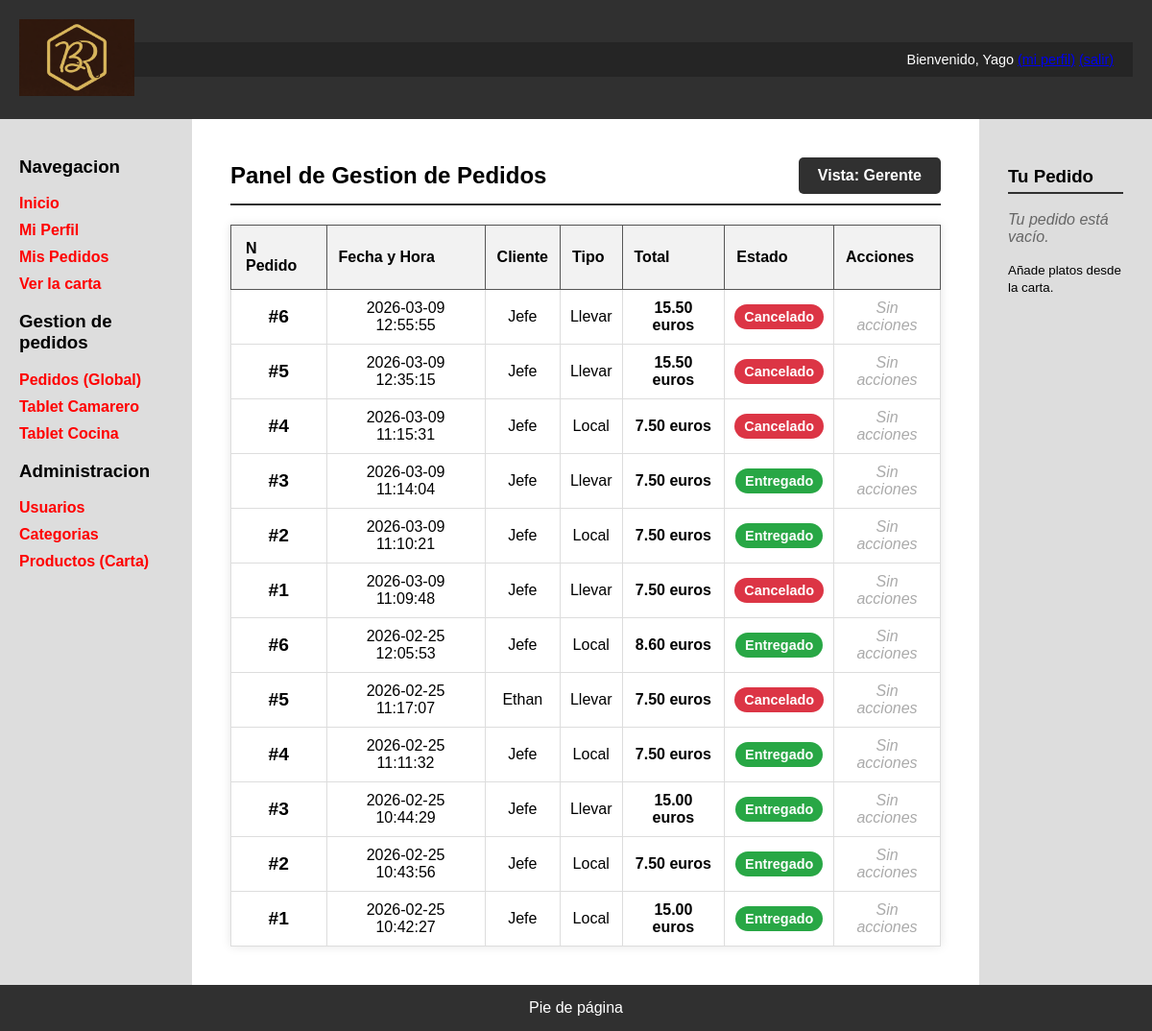
The app's page /gestion_pedidos.php (signed in), older data.
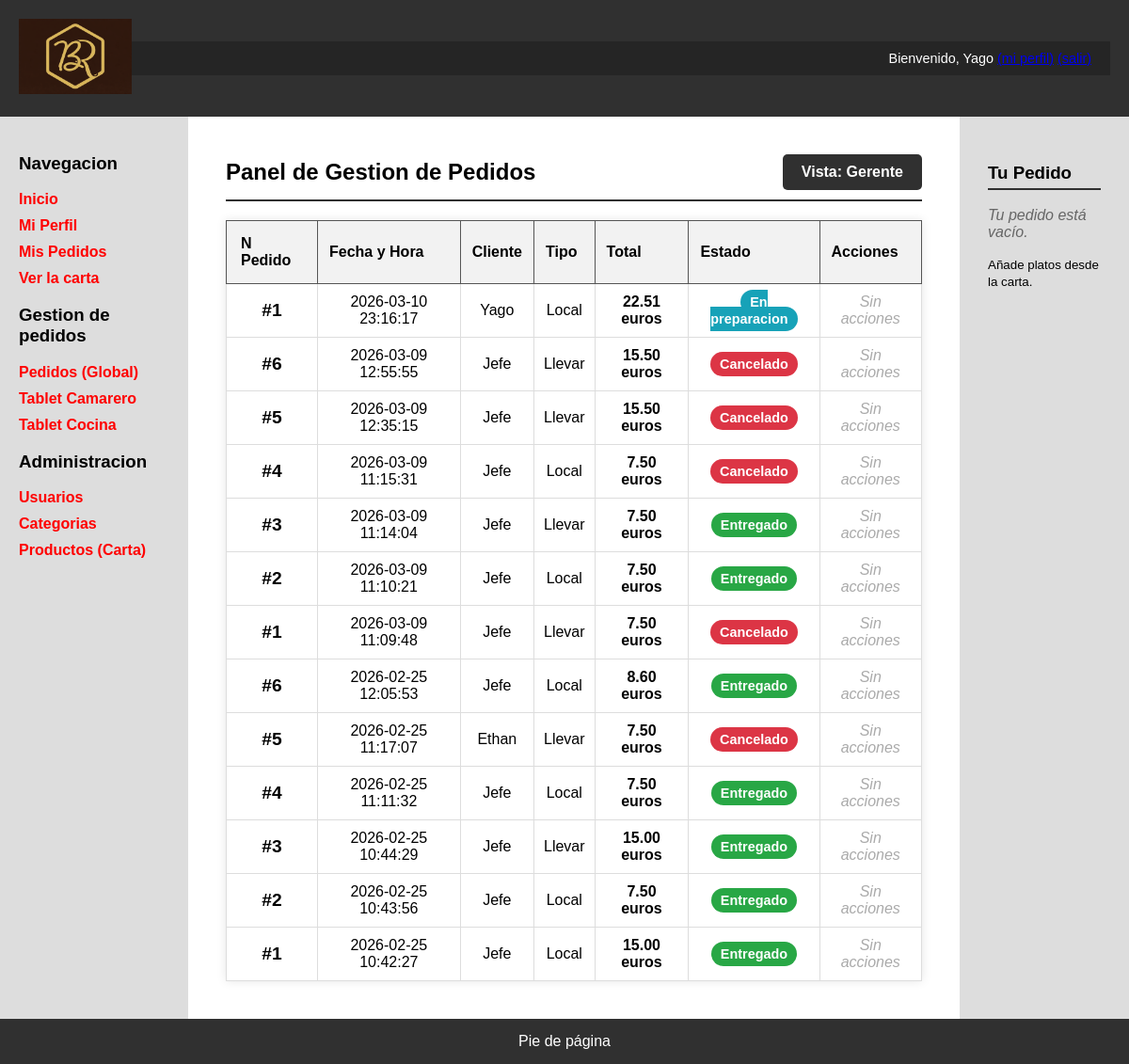
The same page, newer data.
### tables this page shows
CREATE TABLE `pedidos` (
  `id` int(11) NOT NULL,
  `id_usuario` int(11) NOT NULL,
  `numero_pedido` int(11) NOT NULL,
  `fecha` datetime DEFAULT current_timestamp(),
  `estado` enum('Recibido','En preparacion','Cocinando','Listo cocina','Terminado','Entregado','Cancelado') NOT NULL DEFAULT 'Recibido',
  `tipo` enum('Local','Llevar') NOT NULL,
  `total` decimal(10,2) NOT NULL DEFAULT 0.00
);

CREATE TABLE `usuarios` (
  `id` int(11) NOT NULL,
  `nombreUsuario` varchar(30) NOT NULL,
  `password` varchar(70) NOT NULL,
  `avatar` varchar(255) DEFAULT 'default.png',
  `nombre` varchar(50) NOT NULL,
  `apellidos` varchar(100) NOT NULL,
  `email` varchar(100) NOT NULL,
  `rol` int(11) NOT NULL DEFAULT 1
);

### gestion_pedidos.php (the view, shortened to what this page needs)
<?php
$conn = Aplicacion::getInstance()->getConexionBd();
$esAdmin    = isset($_SESSION['esAdmin'])    ? $_SESSION['esAdmin']    : false;
$nombreRol = "Personal";
if ($esAdmin)    $nombreRol = "Gerente";
$query = "SELECT p.id, p.numero_pedido, p.fecha, p.estado, p.tipo, p.total, u.nombre AS nombre_cliente
          FROM Pedidos p
          JOIN usuarios u ON p.id_usuario = u.id
          ORDER BY p.fecha DESC";
$rs = $conn->query($query);
$contenidoPrincipal = <<<EOS
    <div class="gestion-header">
        <h1 class="gestion-header-title">Panel de Gestion de Pedidos</h1>
        <span class="gestion-header-rol">Vista: {$nombreRol}</span>
    </div>
EOS;
if ($rs && $rs->num_rows > 0) {
    $filasTabla = "";
    foreach ($rs as $fila) {
        $totalFmt = number_format($fila['total'], 2, '.', '');
        $claseEstado = 'badge-estado--generico';
        switch ($fila['estado']) {
            case 'En preparacion':
            case 'Cocinando':       $claseEstado = 'badge-estado--preparacion';  break;
            case 'Terminado':
            case 'Entregado':       $claseEstado = 'badge-estado--terminado';    break;
            case 'Cancelado':       $claseEstado = 'badge-estado--cancelado';    break;
        }
        $badgeEstado = "<span class='badge-estado {$claseEstado}'>{$fila['estado']}</span>";
        if ($fila['estado'] === 'Recibido') {
            $accion = "
                <form action='gestion_pedidos.php' method='POST' class='form-inline'>
                    <input type='hidden' name='id_pedido' value='{$fila['id']}'>
                    <input type='hidden' name='accion' value='cancelar'>
                    <button type='submit' class='btn-cancelar-pedido-admin'>Cancelar</button>
                </form>";
        } else {
            $accion = "<span class='gestion-pedidos-sin-acciones'>Sin acciones</span>";
        }
        $filasTabla .= <<<EOS
            <tr class='gestion-pedidos-row'>
                <td class='gestion-pedidos-cell gestion-pedidos-cell--numero'>#{$fila['numero_pedido']}</td>
                <td class='gestion-pedidos-cell'>{$fila['fecha']}</td>
                <td class='gestion-pedidos-cell'>{$fila['nombre_cliente']}</td>
                <td class='gestion-pedidos-cell'>{$fila['tipo']}</td>
                <td class='gestion-pedidos-cell gestion-pedidos-total'><strong>{$totalFmt} euros</strong></td>
                <td class='gestion-pedidos-cell'>{$badgeEstado}</td>
                <td class='gestion-pedidos-cell'>{$accion}</td>
            </tr>
        EOS;
    }
    $contenidoPrincipal .= <<<EOS
        <table class='gestion-pedidos-tabla'>
            <thead class='gestion-pedidos-thead'>
                <tr>
                    <th class='gestion-pedidos-th-principal'>N Pedido</th>
                    <th class='gestion-pedidos-th'>Fecha y Hora</th>
                    <th class='gestion-pedidos-th'>Cliente</th>
                    <th class='gestion-pedidos-th'>Tipo</th>
                    <th class='gestion-pedidos-th'>Total</th>
                    <th class='gestion-pedidos-th'>Estado</th>
                    <th class='gestion-pedidos-th'>Acciones</th>
                </tr>
            </thead>
            <tbody>$filasTabla</tbody>
        </table>
    EOS;
} else {
    $contenidoPrincipal .= <<<EOS
        <div class='gestion-pedidos-empty'>
            <h3 class='gestion-pedidos-empty-title'>No hay pedidos registrados en el sistema todavia.</h3>
        </div>
    EOS;
}
require __DIR__.'/includes/vistas/plantillas/plantilla.php';

Row changes from the older to the newer data that the page shows:
added pedidos: numero_pedido "1", fecha "2026-03-10 23:16:17", id_usuario.nombre "Yago", tipo "Local", total "22.51", estado "En preparacion", shows "Sin acciones"
